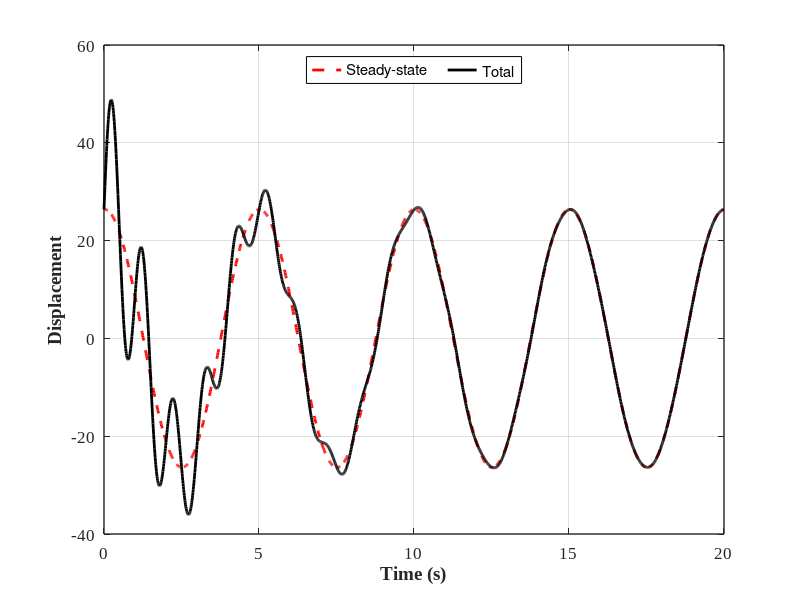

The MATLAB script that drew this image:
%% Figure 3-15: Steady-state and Total Response of Damped SDOF Harmonic Loading

clear; close all; clc;
%% Parameters




    f_n = [1];  % Hz
    f = 0.2; % Hz
    f0  = 1000; % Hz
    zeta = 0.05;
    
    
    w_n = 2*pi*f_n;
    w   = 2*pi*f;

        u0 = 0; v0 = f0/w_n;

    beta   = w/w_n;
    t   = 0:0.01:20;   % Set the time vector
    
    A1 = u0;
    A2 = v0/w_n;
    A3 = f0 *(w_n^2-w^2)/((w_n^2-w^2)^2+(2*zeta*w_n*w)^2);
    A4 = f0 *(2*zeta*w_n*w)/((w_n^2-w^2)^2+(2*zeta*w_n*w)^2);
    
    A = f0/(2*w_n)*t;
    
    
    w_d = w_n*sqrt(1-zeta^2);
    
    y_transient   = exp(-zeta*w_n*t).*(A1*cos(w_d*t)+A2*sin(w_d*t));
    y_steadystate = A3*cos(w*t) + A4*sin(w*t);

    
figure(1);  set(figure(1), 'Position', [200   100   883   400])
            hold on; grid on; box on;

            plot(t,y_steadystate,'--r','LineWidth',2); grid on
            plot(t,y_steadystate+y_transient,'-k','LineWidth',2); grid on

            set(gca, 'LineWidth',1, 'FontWeight','normal', 'FontName','Times New Roman', 'FontSize',12)               
            xlabel('Time (s)', 'fontsize',14, 'fontname','Times New Roman','FontWeight','Bold')
            ylabel('Displacement', 'fontsize',14, 'fontname','Times New Roman','FontWeight','Bold')
            legend('Steady-state','Total','location','north','numcolumns',2,'edgecolor','k')

%% Print
print('FIG_3_15','-dpng')
